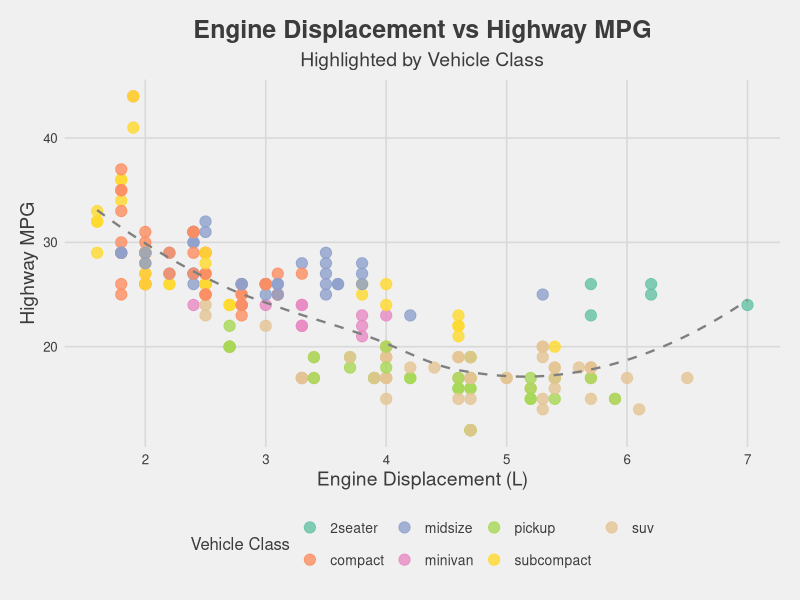

Generate this figure with R:
## ---- chunk 1
suppressPackageStartupMessages(library(tidyverse))
## ---- chunk 2
library(ggplot2)
library(ggthemes)   # LOAD ggthemes here

suppressMessages({
  ggplot(mpg, aes(displ, hwy, color = class)) +
    geom_point(alpha = 0.8, size = 3.5) +
    geom_smooth(method = "loess", se = FALSE, linetype = "dashed", color = "gray50", linewidth = 0.8) +
    scale_color_brewer(palette = "Set2") +
    labs(
      title = "Engine Displacement vs Highway MPG",
      subtitle = "Highlighted by Vehicle Class",
      x = "Engine Displacement (L)",
      y = "Highway MPG",
      color = "Vehicle Class"
    ) +
    theme_fivethirtyeight() +
    theme(
      plot.title = element_text(face = "bold", size = 18, hjust = 0.5),
      plot.subtitle = element_text(size = 14, hjust = 0.5),
      axis.title = element_text(size = 14),
      legend.title = element_text(size = 12),
      legend.text = element_text(size = 10),
      panel.grid.major = element_line(color = "gray85"),
      panel.grid.minor = element_blank()
    )
})
